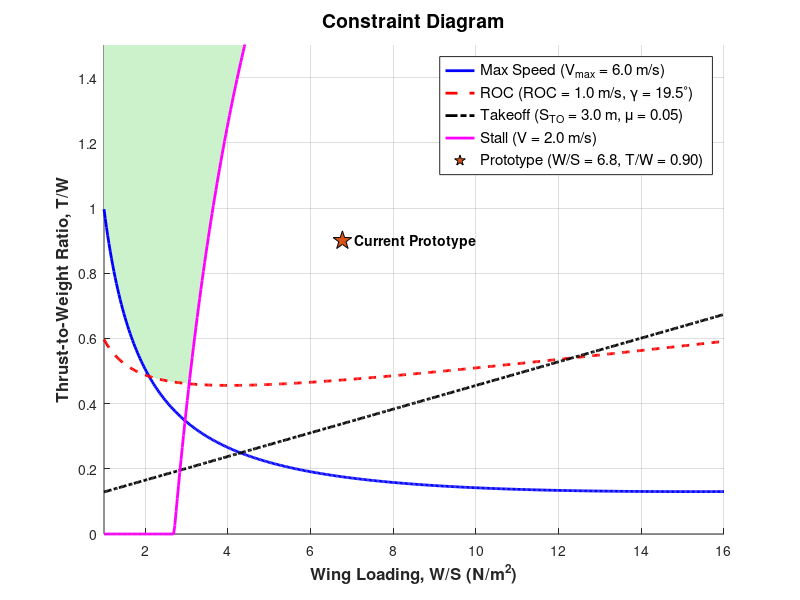

Write the MATLAB code that produced this figure.
% =========================================================================
% Constraint Diagram for (MAV)
% Plots Thrust-to-Weight (T/W) vs. Wing Loading (W/S)
% =========================================================================
clear; clc; close all;

%% 1. Parameterized Variables (Micro Drone Scale)
% Environmental Conditions
rho = 1.225;            % Air density at sea level (kg/m^3)
g = 9.81;               % Gravity (m/s^2)

% Aerodynamic Parameters (Low Reynolds Number Regime)
CD0 = 0.045;            % Zero-lift drag coefficient (typically higher for MAVs)
e = 0.75;               % Oswald efficiency factor
AR = 4.52;               % Aspect ratio
CL_max = 1.1;           % Maximum lift coefficient (MAV airfoils have lower CL_max)
alpha_stall = 15;       % Estimated angle of attack at stall (degrees)

% Performance Requirements (60g Prototype Scale)
V_stall = 2.0;          % Target stall/minimum speed (m/s)
V_max = 6.0;           % Target maximum cruise speed (m/s)
ROC = 1.0;              % Desired rate of climb (m/s)
V_climb = 3.0;          % Forward speed during climb (m/s)
S_TO = 3.0;             % Maximum allowable takeoff distance (m)

% Takeoff Specific Parameters
mu = 0.05;              % Rolling friction coefficient (grass/rough surface)
CL_TO = 0.8;            % Lift coefficient during ground roll
CD_TO = CD0 + (CL_TO^2)/(pi * e * AR); % Drag coefficient during ground roll

%% 2. Wing Loading (W/S) Array
% Adjusted range for a 60g drone with a prototype at W/S = 8
WS = linspace(1, 16, 500); % W/S from 2 to 16 N/m^2

%% Current prototype iteration (W/S = 8, T/W = 0.7)
proto_WS = 6.768;
proto_TW = 0.9;

%% 3. Detailed Constraint Equations (Fewer Assumptions)
% A. Stall Speed Constraint (Thrust-Lift Coupled)
% Equation: L + T*sin(alpha) = W  => T/W = (1 - L/W) / sin(alpha)
% At stall, if W/S is too high for pure aerodynamic lift, thrust must make up the difference.
q_stall = 0.5 * rho * V_stall^2;
TW_stall = (1 ./ sind(alpha_stall)) .* (1 - (q_stall * CL_max) ./ WS);
TW_stall(TW_stall < 0) = 0; % Cap at 0 (if wings generate enough lift, no thrust needed to stay aloft)

% B. Maximum Speed Constraint
q_max = 0.5 * rho * V_max^2;
TW_maxspeed = (q_max * CD0) ./ WS + WS ./ (q_max * pi * e * AR);

% C. Rate of Climb Constraint (Exact Flight Path Angle)
% Removing the small angle assumption (cos(gamma) = 1)
gamma = asin(ROC / V_climb); % Flight path angle in radians
q_climb = 0.5 * rho * V_climb^2;
TW_roc = (q_climb * CD0) ./ WS + (WS .* cos(gamma)^2) ./ (q_climb * pi * e * AR) + sin(gamma);

% D. Takeoff Distance Constraint (Detailed Ground Roll)
% Accounts for average acceleration, rolling resistance (mu), and drag
TW_takeoff = mu + (0.72 * (CD_TO - mu * CL_TO) / CL_max) + (1.44 * WS) ./ (g * rho * CL_max * S_TO);

%% 4. Define the Feasible Design Space
% The design must meet the highest T/W requirement among ALL constraints
TW_required = max([TW_stall; TW_maxspeed; TW_roc; TW_takeoff]);

% Create polygon for shading
TW_plot_ceiling = 1.5; % Max T/W on plot
fill_x = [WS, fliplr(WS)];
fill_y = [TW_required, TW_plot_ceiling * ones(1, length(TW_required))];

%% 5. Plotting
figure('Name', 'MAV Constraint Diagram', 'Color', 'w', 'Position', [100, 100, 850, 650]);
hold on; grid on;

% Shade the feasible design space
fill(fill_x, fill_y, [0.8 0.95 0.8], 'EdgeColor', 'none', 'HandleVisibility', 'off');

% Plot the constraint curves
p1 = plot(WS, TW_maxspeed, 'b-', 'LineWidth', 2);
p2 = plot(WS, TW_roc, 'r--', 'LineWidth', 2);
p3 = plot(WS, TW_takeoff, 'k-.', 'LineWidth', 2);
p4 = plot(WS, TW_stall, 'm-', 'LineWidth', 2);

% Plot current prototype iteration (W/S = 8, T/W = 0.7)
p_proto = plot(proto_WS, proto_TW, 'p', 'MarkerSize', 14, 'MarkerFaceColor', '#D95319', 'MarkerEdgeColor', 'k');

% Formatting the plot
axis([1 16 0 TW_plot_ceiling]);
xlabel('Wing Loading, W/S (N/m^2)', 'FontSize', 12, 'FontWeight', 'bold');
ylabel('Thrust-to-Weight Ratio, T/W', 'FontSize', 12, 'FontWeight', 'bold');
title('Constraint Diagram', 'FontSize', 14);

% Add Legends
legend([p1, p2, p3, p4, p_proto], ...
    sprintf('Max Speed (V_{max} = %.1f m/s)', V_max), ...
    sprintf('ROC (ROC = %.1f m/s, \\gamma = %.1f^\\circ)', ROC, rad2deg(gamma)), ...
    sprintf('Takeoff (S_{TO} = %.1f m, \\mu = %.2f)', S_TO, mu), ...
    sprintf('Stall (V = %.1f m/s)', V_stall), ...
    sprintf('Prototype (W/S = %.1f, T/W = %.2f)', proto_WS, proto_TW), ...
    'Location', 'northeast', 'FontSize', 11);

% Annotate the prototype point
text(proto_WS + 0.3, proto_TW, 'Current Prototype', ...
    'HorizontalAlignment', 'left', 'FontSize', 10, 'FontWeight', 'bold');

hold off;
